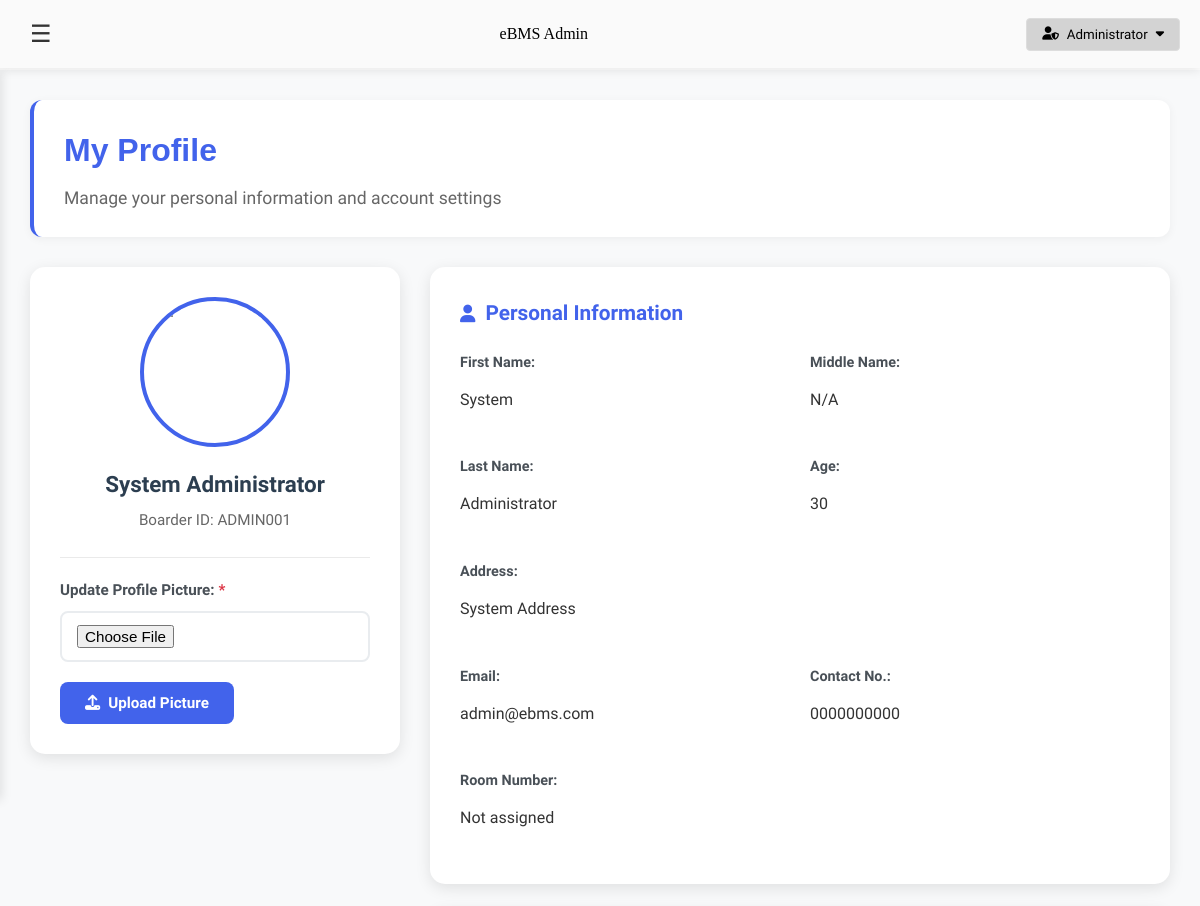
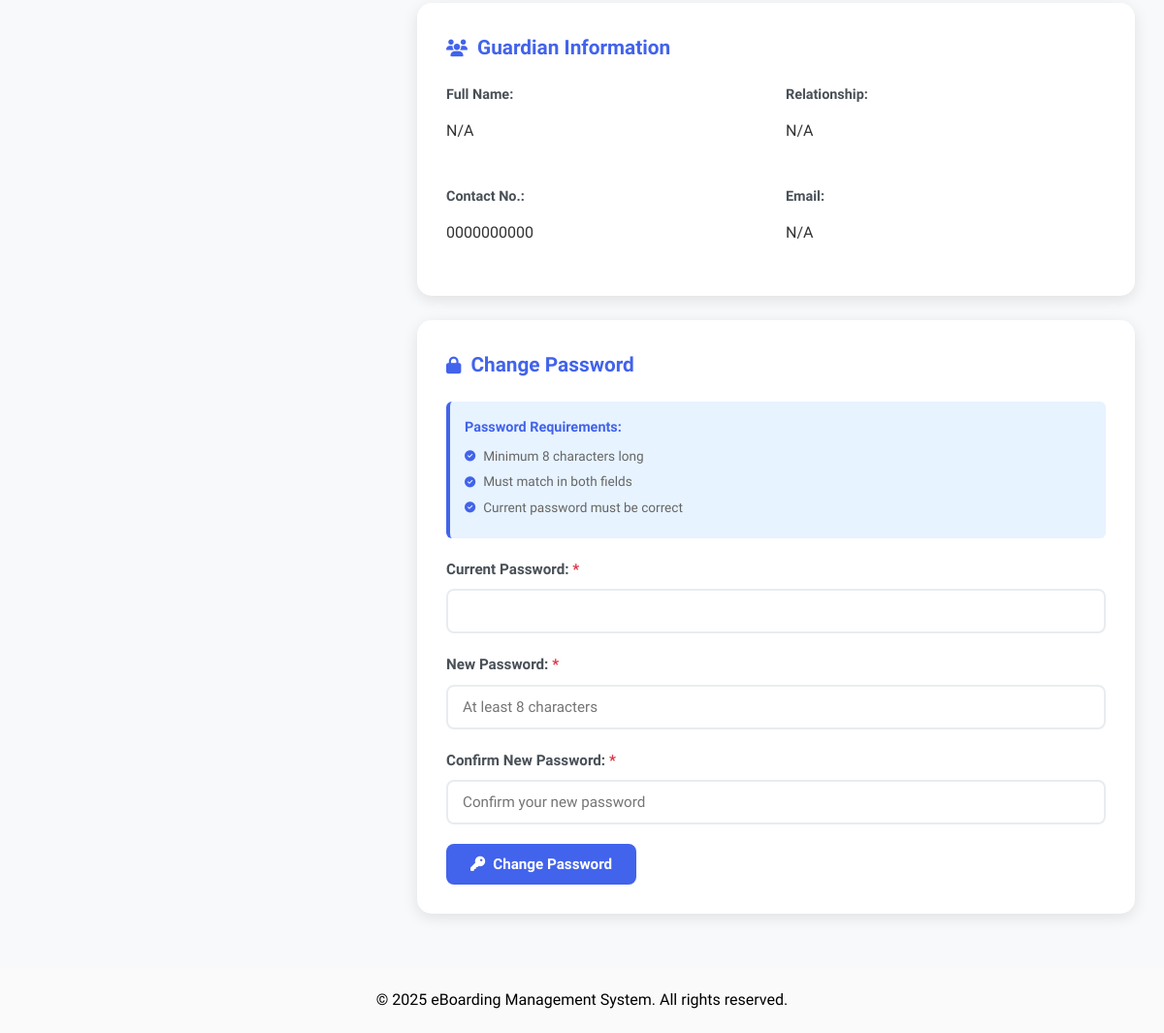
The app's page /profile.php (signed in) with its own data (2 pictures, top to bottom).
### tables this page shows
CREATE TABLE `users` (
  `id` int(11) NOT NULL,
  `boarder_id` varchar(20) DEFAULT NULL,
  `fname` varchar(50) NOT NULL,
  `mname` varchar(50) DEFAULT NULL,
  `lname` varchar(50) NOT NULL,
  `email` varchar(100) NOT NULL,
  `contact` varchar(20) NOT NULL,
  `age` int(11) NOT NULL,
  `address` text NOT NULL,
  `guardian_fullname` varchar(100) NOT NULL,
  `guardian_relationship` varchar(50) NOT NULL,
  `guardian_contact` varchar(20) NOT NULL,
  `guardian_email` varchar(100) DEFAULT NULL,
  `password` varchar(255) NOT NULL,
  `role` enum('boarder','admin') DEFAULT 'boarder',
  `profile_picture` varchar(255) DEFAULT NULL,
  `room_number` varchar(10) DEFAULT NULL,
  `status` enum('pending','approved','rejected') DEFAULT 'pending',
  `created_at` timestamp NOT NULL DEFAULT current_timestamp()
);

### profile.php (the view, shortened to what this page needs)
<?php
include 'db.php';
$user_id = $_SESSION['user_id'];
$user_query = $conn->prepare("SELECT * FROM users WHERE id = ?");
$user_query->bind_param("i", $user_id);
$user_query->execute();
$user_result = $user_query->get_result();
$user = $user_result->fetch_assoc();
?>
<!DOCTYPE html>
<html lang="en">
<head>
  <link rel="stylesheet" href="https://cdnjs.cloudflare.com/ajax/libs/font-awesome/6.5.0/css/all.min.css">
</head>
<body>
  <?php
  if ($_SESSION['role'] == 'boarder') {
      include 'bd-header.php';
  } else {
      include 'ad-header.php';
  }
  ?>
  <div class="main-container">
    <main class="main-content" id="mainContent">
      <div class="content-header">
        <h1>My Profile</h1>
        <p>Manage your personal information and account settings</p>
      </div>
      <div class="profile-container">
        <div class="profile-section">
          <div class="profile-card">
            <div class="profile-header">
              <div class="profile-avatar">
                <img src="<?php echo $user['profile_picture'] ? 'uploads/profiles/' . $user['profile_picture'] : 'img/default-avatar.png'; ?>"
                     alt="Profile Picture">
              </div>
              <h3 class="profile-name"><?php echo $user['fname'] . ' ' . $user['lname']; ?></h3>
              <p class="profile-id">Boarder ID: <?php echo $user['boarder_id']; ?></p>
            </div>
            <form method="POST" enctype="multipart/form-data" class="upload-form">
              <div class="form-group">
                <label class="required">Update Profile Picture:</label>
                <input type="file" name="profile_picture" accept="image/*" required>
              </div>
              <button type="submit" class="btn">
                <i class="fas fa-upload"></i> Upload Picture
              </button>
            </form>
          </div>
        </div>
        <div class="info-section">
          <div class="info-card">
            <h3 class="section-title">
              <i class="fas fa-user"></i> Personal Information
            </h3>
            <div class="info-grid">
              <div class="info-item">
                <label>First Name:</label>
                <p><?php echo $user['fname']; ?></p>
              </div>
              <div class="info-item">
                <label>Middle Name:</label>
                <p><?php echo $user['mname'] ?: 'N/A'; ?></p>
              </div>
              <div class="info-item">
                <label>Last Name:</label>
                <p><?php echo $user['lname']; ?></p>
              </div>
              <div class="info-item">
                <label>Age:</label>
                <p><?php echo $user['age']; ?></p>
              </div>
              <div class="info-item full-width">
                <label>Address:</label>
                <p><?php echo $user['address']; ?></p>
              </div>
              <div class="info-item">
                <label>Email:</label>
                <p><?php echo $user['email']; ?></p>
              </div>
              <div class="info-item">
                <label>Contact No.:</label>
                <p><?php echo $user['contact']; ?></p>
              </div>
              <div class="info-item">
                <label>Room Number:</label>
                <p><?php echo $user['room_number'] ?: 'Not assigned'; ?></p>
              </div>
            </div>
          </div>
          <div class="info-card">
            <h3 class="section-title">
              <i class="fas fa-users"></i> Guardian Information
            </h3>
            <div class="info-grid">
              <div class="info-item">
                <label>Full Name:</label>
                <p><?php echo $user['guardian_fullname']; ?></p>
              </div>
              <div class="info-item">
                <label>Relationship:</label>
                <p><?php echo $user['guardian_relationship']; ?></p>
              </div>
              <div class="info-item">
                <label>Contact No.:</label>
                <p><?php echo $user['guardian_contact']; ?></p>
              </div>
              <div class="info-item">
                <label>Email:</label>
                <p><?php echo $user['guardian_email'] ?: 'N/A'; ?></p>
              </div>
            </div>
          </div>
          <div class="info-card">
            <h3 class="section-title">
              <i class="fas fa-lock"></i> Change Password
            </h3>
            <div class="password-requirements">
              <h4>Password Requirements:</h4>
              <ul>
                <li><i class="fas fa-check-circle"></i> Minimum 8 characters long</li>
                <li><i class="fas fa-check-circle"></i> Must match in both fields</li>
                <li><i class="fas fa-check-circle"></i> Current password must be correct</li>
              </ul>
            </div>
            <form method="POST">
              <div class="form-group">
                <label class="required">Current Password:</label>
                <input type="password" name="current_password" required>
              </div>
              <div class="form-group">
                <label class="required">New Password:</label>
                <input type="password" name="new_password" required minlength="8" placeholder="At least 8 characters">
              </div>
              <div class="form-group">
                <label class="required">Confirm New Password:</label>
                <input type="password" name="confirm_password" required minlength="8" placeholder="Confirm your new password">
              </div>
              <button type="submit" class="btn">
                <i class="fas fa-key"></i> Change Password
              </button>
            </form>
          </div>
        </div>
      </div>
    </main>
  </div>
  <?php
  if ($_SESSION['role'] == 'boarder') {
      include 'bd-footer.php';
  } else {
      include 'ad-footer.php';
  }
  ?>
</body>
</html>

### profile.php (style rules this page uses)
* { margin: 0; padding: 0; box-sizing: border-box; font-family: 'Tomorrow', 'Segoe UI', Tahoma, Geneva, Verdana, sans-serif; }
body { background-color: #f8f9fa; color: #333; line-height: 1.6; }
.main-container { display: flex; min-height: 100vh; padding-top: 70px; }
.main-content { flex: 1; padding: 30px; margin-left: 0; transition: margin-left 0.3s ease; background: #f8f9fa; }
.content-header { background: white; padding: 25px 30px; border-radius: 12px; box-shadow: 0 2px 10px rgba(0,0,0,0.05); margin-bottom: 30px; border-left: 4px solid #4263eb; }
.content-header h1 { color: #4263eb; font-size: 2rem; margin-bottom: 8px; font-weight: 700; font-family: 'Arial Black', Gadget, sans-serif; }
.content-header p { color: #666; font-size: 1.1rem; font-weight: 400; }
.profile-container { display: flex; gap: 30px; flex-wrap: wrap; }
.profile-section { flex: 1; min-width: 300px; }
.info-section { flex: 2; min-width: 300px; }
.profile-card, .info-card { background: white; padding: 30px; border-radius: 15px; box-shadow: 0 4px 15px rgba(0,0,0,0.1); margin-bottom: 25px; transition: transform 0.3s ease, box-shadow 0.3s ease; }
.profile-header { text-align: center; margin-bottom: 25px; }
.profile-avatar { width: 150px; height: 150px; border-radius: 50%; overflow: hidden; margin: 0 auto 20px; border: 4px solid #4263eb; position: relative; }
.profile-avatar img { width: 100%; height: 100%; object-fit: cover; }
.profile-name { font-size: 1.4rem; font-weight: 700; color: #2c3e50; margin-bottom: 5px; }
.profile-id { color: #666; font-size: 0.95rem; font-weight: 500; }
.upload-form { margin-top: 25px; padding-top: 20px; border-top: 1px solid #eaeaea; }
.form-group { margin-bottom: 20px; }
.form-group label { display: block; font-weight: 600; margin-bottom: 8px; color: #495057; font-size: 0.95rem; }
.form-group label.required::after { content: " *"; color: #dc3545; }
.form-group input[type="text"], .form-group input[type="email"], .form-group input[type="password"], .form-group input[type="file"], .form-group select, .form-group textarea { width: 100%; padding: 12px 15px; border: 2px solid #e9ecef; border-radius: 8px; font-size: 0.95rem; transition: all 0.3s ease; background: #fff; }
.btn { background: #4263eb; color: white; border: none; padding: 12px 25px; border-radius: 8px; cursor: pointer; font-size: 0.95rem; font-weight: 600; transition: all 0.3s ease; display: inline-flex; align-items: center; gap: 8px; }
.info-grid { display: grid; grid-template-columns: repeat(auto-fit, minmax(250px, 1fr)); gap: 20px; }
.info-item { margin-bottom: 15px; }
.info-item label { font-weight: 600; color: #495057; font-size: 0.9rem; margin-bottom: 5px; display: block; }
.info-item p { color: #333; font-size: 1rem; padding: 8px 0; }
.full-width { grid-column: 1 / -1; }
.section-title { color: #4263eb; font-size: 1.3rem; margin-bottom: 20px; font-weight: 600; display: flex; align-items: center; gap: 10px; }
.section-title i { font-size: 1.1rem; }
.password-requirements { background: #e7f3ff; padding: 15px; border-radius: 6px; margin-bottom: 20px; border-left: 4px solid #4263eb; }
.password-requirements h4 { color: #4263eb; margin-bottom: 8px; font-size: 0.9rem; }
.password-requirements ul { list-style: none; padding: 0; margin: 0; }
.password-requirements li { color: #666; font-size: 0.85rem; margin-bottom: 5px; display: flex; align-items: center; gap: 8px; }
.password-requirements li i { color: #4263eb; font-size: 0.7rem; }

### ad-header.php (style rules this page uses)
body { background: white; color: white; }

### ad-sidebar.php (style rules this page uses)
.main-content { margin-left: 0; transition: margin-left 0.3s ease; }

### records on screen
users: fname "System", lname "Administrator", boarder "ADMIN001", mname "N/A", age "30", address "System Address", email "admin@ebms.com", contact "0000000000", room_number "Not assigned", guardian_fullname "N/A", guardian_relationship "N/A", guardian_contact "0000000000", guardian_email "N/A"
